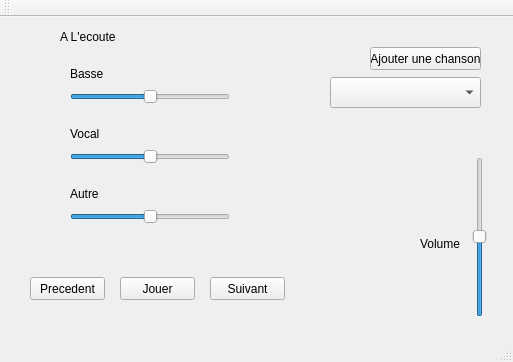
<?xml version="1.0" encoding="UTF-8"?>
<ui version="4.0">
 <class>MainWindow</class>
 <widget class="QMainWindow" name="MainWindow">
  <property name="geometry">
   <rect>
    <x>0</x>
    <y>0</y>
    <width>513</width>
    <height>362</height>
   </rect>
  </property>
  <property name="windowTitle">
   <string>MainWindow</string>
  </property>
  <widget class="QWidget" name="centralWidget">
   <widget class="QPushButton" name="backbtn">
    <property name="geometry">
     <rect>
      <x>30</x>
      <y>260</y>
      <width>75</width>
      <height>23</height>
     </rect>
    </property>
    <property name="text">
     <string>Precedent</string>
    </property>
   </widget>
   <widget class="QPushButton" name="pushButton_2">
    <property name="geometry">
     <rect>
      <x>120</x>
      <y>260</y>
      <width>75</width>
      <height>23</height>
     </rect>
    </property>
    <property name="text">
     <string>Jouer</string>
    </property>
   </widget>
   <widget class="QPushButton" name="pushButton_3">
    <property name="geometry">
     <rect>
      <x>210</x>
      <y>260</y>
      <width>75</width>
      <height>23</height>
     </rect>
    </property>
    <property name="text">
     <string>Suivant</string>
    </property>
   </widget>
   <widget class="QSlider" name="bassSlider">
    <property name="geometry">
     <rect>
      <x>70</x>
      <y>70</y>
      <width>160</width>
      <height>19</height>
     </rect>
    </property>
    <property name="mouseTracking">
     <bool>false</bool>
    </property>
    <property name="minimum">
     <number>-15</number>
    </property>
    <property name="maximum">
     <number>15</number>
    </property>
    <property name="orientation">
     <enum>Qt::Horizontal</enum>
    </property>
   </widget>
   <widget class="QSlider" name="horizontalSlider_2">
    <property name="geometry">
     <rect>
      <x>70</x>
      <y>130</y>
      <width>160</width>
      <height>19</height>
     </rect>
    </property>
    <property name="minimum">
     <number>-15</number>
    </property>
    <property name="maximum">
     <number>15</number>
    </property>
    <property name="orientation">
     <enum>Qt::Horizontal</enum>
    </property>
   </widget>
   <widget class="QSlider" name="horizontalSlider_3">
    <property name="geometry">
     <rect>
      <x>70</x>
      <y>190</y>
      <width>160</width>
      <height>19</height>
     </rect>
    </property>
    <property name="minimum">
     <number>-15</number>
    </property>
    <property name="maximum">
     <number>15</number>
    </property>
    <property name="orientation">
     <enum>Qt::Horizontal</enum>
    </property>
   </widget>
   <widget class="QSlider" name="verticalSlider">
    <property name="geometry">
     <rect>
      <x>470</x>
      <y>140</y>
      <width>19</width>
      <height>160</height>
     </rect>
    </property>
    <property name="sliderPosition">
     <number>50</number>
    </property>
    <property name="orientation">
     <enum>Qt::Vertical</enum>
    </property>
   </widget>
   <widget class="QComboBox" name="comboBox">
    <property name="geometry">
     <rect>
      <x>330</x>
      <y>60</y>
      <width>151</width>
      <height>31</height>
     </rect>
    </property>
   </widget>
   <widget class="QLabel" name="label">
    <property name="geometry">
     <rect>
      <x>60</x>
      <y>10</y>
      <width>61</width>
      <height>20</height>
     </rect>
    </property>
    <property name="text">
     <string>A L'ecoute</string>
    </property>
   </widget>
   <widget class="QLabel" name="label_2">
    <property name="geometry">
     <rect>
      <x>420</x>
      <y>220</y>
      <width>47</width>
      <height>13</height>
     </rect>
    </property>
    <property name="text">
     <string>Volume</string>
    </property>
   </widget>
   <widget class="QLabel" name="label_3">
    <property name="geometry">
     <rect>
      <x>330</x>
      <y>30</y>
      <width>47</width>
      <height>13</height>
     </rect>
    </property>
    <property name="text">
     <string/>
    </property>
   </widget>
   <widget class="QLabel" name="label_4">
    <property name="geometry">
     <rect>
      <x>70</x>
      <y>170</y>
      <width>47</width>
      <height>13</height>
     </rect>
    </property>
    <property name="text">
     <string>Autre</string>
    </property>
   </widget>
   <widget class="QLabel" name="label_5">
    <property name="geometry">
     <rect>
      <x>70</x>
      <y>110</y>
      <width>47</width>
      <height>13</height>
     </rect>
    </property>
    <property name="text">
     <string>Vocal</string>
    </property>
   </widget>
   <widget class="QLabel" name="label_6">
    <property name="geometry">
     <rect>
      <x>70</x>
      <y>50</y>
      <width>47</width>
      <height>13</height>
     </rect>
    </property>
    <property name="text">
     <string>Basse</string>
    </property>
   </widget>
   <widget class="QPushButton" name="pushButton">
    <property name="geometry">
     <rect>
      <x>370</x>
      <y>30</y>
      <width>111</width>
      <height>23</height>
     </rect>
    </property>
    <property name="text">
     <string>Ajouter une chanson</string>
    </property>
   </widget>
  </widget>
  <widget class="QMenuBar" name="menuBar">
   <property name="geometry">
    <rect>
     <x>0</x>
     <y>0</y>
     <width>513</width>
     <height>21</height>
    </rect>
   </property>
  </widget>
  <widget class="QToolBar" name="mainToolBar">
   <attribute name="toolBarArea">
    <enum>TopToolBarArea</enum>
   </attribute>
   <attribute name="toolBarBreak">
    <bool>false</bool>
   </attribute>
  </widget>
  <widget class="QStatusBar" name="statusBar"/>
 </widget>
 <layoutdefault spacing="6" margin="11"/>
 <resources/>
 <connections/>
</ui>
